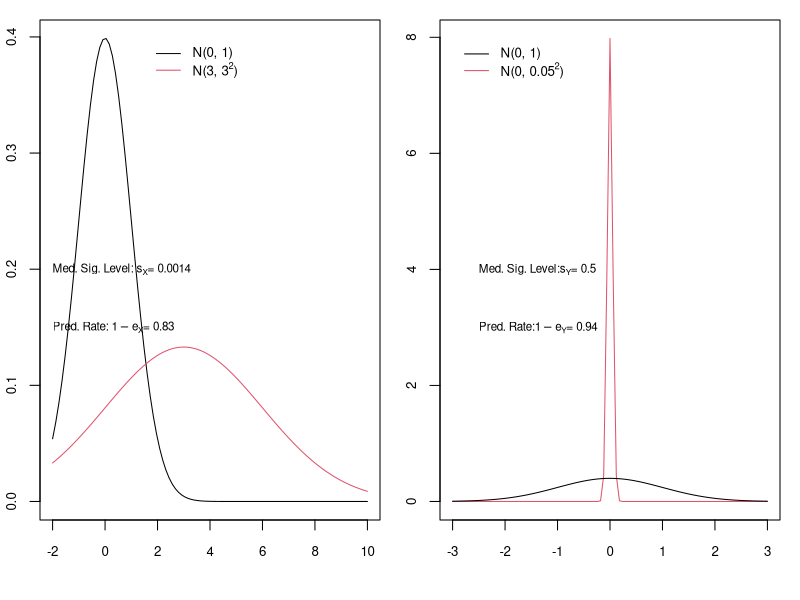

Source code (R):
power.model=function(mu1, sigma1, mu2, sigma2){
     return(1-pnorm(qnorm(1-0.01, mu1, sigma1), mu2, sigma2))}
     
error.model=function(mu1, sigma1, mu2, sigma2, p0=0.5){
	 temp.fcn=function(x){
	 	return(min(p0*dnorm(x, mu1, sigma1), (1-p0)*dnorm(x, mu2, sigma2)))}
	 error.rt=integrate(Vectorize(temp.fcn), lower=-Inf, 
	 							  upper=Inf)
     return(error.rt)}
     
par(mfrow=c(1,2), font.main=1, cex.main=1, cex.axis=0.8, mar=c(4,2,1,1))

curve(dnorm(x, 0, 1), -2, 10, xlab="", ylab="")
curve(dnorm(x, 3, 3), -2, 10, add=T, col=2)
legend(1.5, 0.4, c("N(0, 1)", expression("N(3, "*3^2*")")), lty=rep(1,2), col=1:2, bty="n", cex=0.8)
text(-2, 0.2, expression("Med. Sig. Level: "*s[X]*"= 0.0014"), adj=0, cex=0.7)
text(-2, 0.15, expression("Pred. Rate: "*1-e[X]*"= 0.83"), adj=0,cex=0.7)

curve(dnorm(x, 0, 0.05), -3, 3, col=2, xlab="", ylab="")
curve(dnorm(x, 0, 1), -3, 3, add=T, col=1)
legend(-3, 8, c("N(0, 1)", expression("N(0, "*0.05^2*")")), lty=rep(1,2), col=1:2, bty="n", cex=0.8)
#text(0.2, 4, "Power: 0 \nPred. Rate: 0.94", adj=0, cex=0.8)
text(-2.5, 4, expression("Med. Sig. Level:"*s[Y]*"= 0.5"), adj=0, cex=0.7)
text(-2.5, 3, expression("Pred. Rate:"*1-e[Y]*"= 0.94"), adj=0, cex=0.7)

